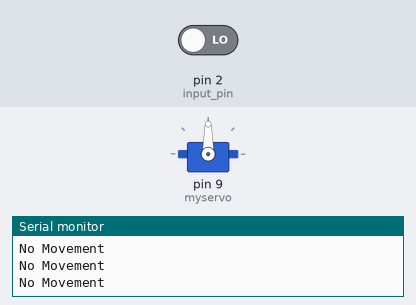
The sketch below on a simulated Arduino Uno, built with avr-gcc and run on an emulated ATmega328P. Shown: servo, the last lines printed to the serial monitor. The inputs (shaded band) are chosen by the test bench; at power-on: pin 2 (input_pin) LOW.

Above: at 1.2 s.
1.3 s: pin 2 (input_pin) driven HIGH
At 2.05 s:
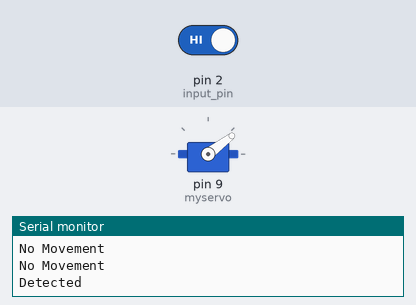
7.3 s: pin 2 (input_pin) driven LOW
At 7.47 s:
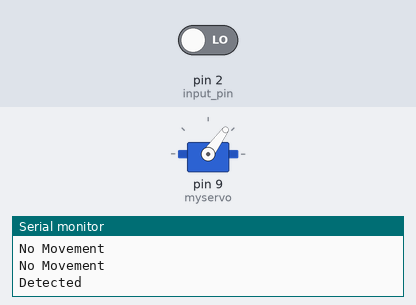
At 9.6 s:
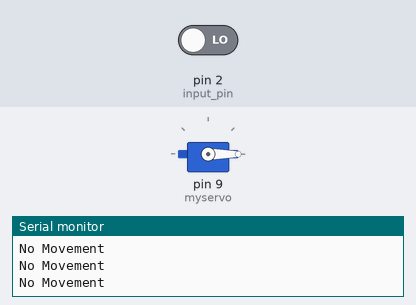
Timing chart, 0 to 11.1 s (numbered marks = the images above; inputs shaded):
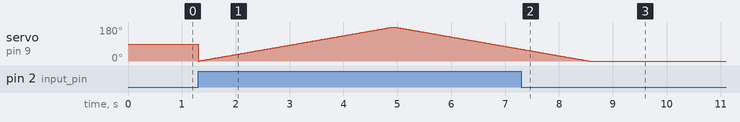

Measured:
- after the input at 7.3 s, servo on pin 9 (myservo): goes on until 8.5 s, then stays 0°

The sketch:

MotionWithServo.ino
```cpp
int input_pin = 2;
#include <Servo.h>

Servo myservo;  // create servo object to control a servo
// twelve servo objects can be created on most boards

int pos = 0;    // variable to store the servo position

void setup() {
  // put your setup code here, to run once:
  pinMode(input_pin, INPUT);
  Serial.begin(9600);
  myservo.attach(9);  // attaches the servo on pin 9 to the servo object

}

void loop() {
  // put your main code here, to run repeatedly:
  if (digitalRead(input_pin) == HIGH){
    Serial.println("Detected");
    for (pos = 0; pos <= 180; pos += 1) { // goes from 0 degrees to 180 degrees
    // in steps of 1 degree
    myservo.write(pos);              // tell servo to go to position in variable 'pos'
    delay(20);                       // waits 15ms for the servo to reach the position
  }
  for (pos = 180; pos >= 0; pos -= 1) { // goes from 180 degrees to 0 degrees
    myservo.write(pos);              // tell servo to go to position in variable 'pos'
    delay(20);                       // waits 15ms for the servo to reach the position
  }
  } else {
    Serial.println("No Movement");
  }
  delay(100);
}
```
